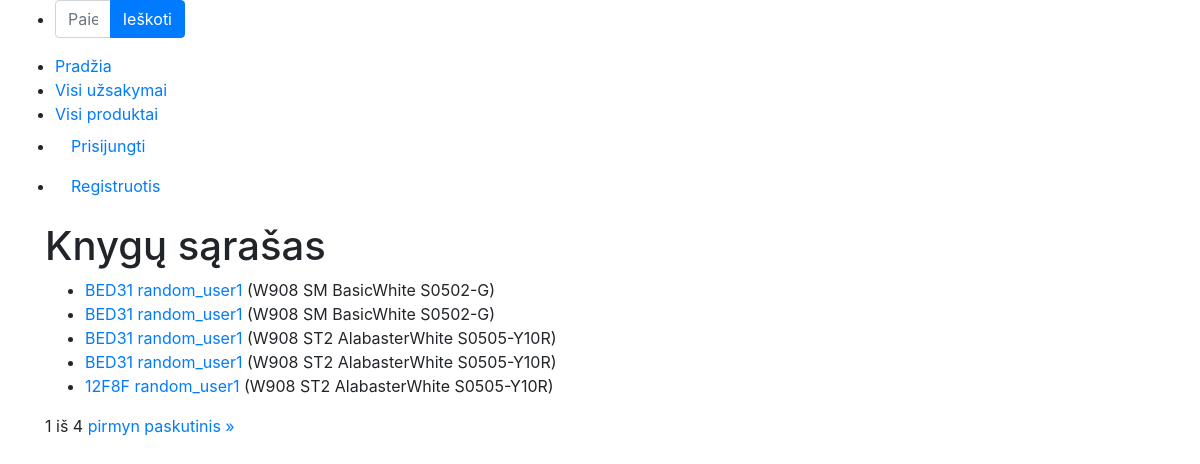
The page /baldai3/order_line/ on the database its author committed.
### baldai3/models.py (models this page shows, shortened)
class OrderLine(models.Model):
    order = models.ForeignKey(to="Order", verbose_name="Užsakymas", on_delete=models.CASCADE, related_name="lines")
    product = models.ForeignKey(to="Product", verbose_name="Plokštė", on_delete=models.SET_NULL, null=True, related_name="gaminys")
    product_thickness = models.ForeignKey(to="ProductThickness", verbose_name="Storis", on_delete=models.SET_NULL,
                                          null=True)
    right_edge_info = models.ForeignKey(to="RightEdgeInfo", verbose_name="→ dešinė briauna",
                                        on_delete=models.SET_NULL,
                                        null=True,
                                        blank=True,
                                        default=None,
                                        related_name="right_edge_info")
    left_edge_info = models.ForeignKey(to="LeftEdgeInfo", verbose_name="← kairė briauna",
                                       on_delete=models.SET_NULL,
                                       null=True,
                                       blank=True,
                                       default=None,
                                       related_name="left_edge_info")
    bottom_edge_info = models.ForeignKey(to="BottomEdgeInfo", verbose_name="↓ apatinė briauna",
                                         on_delete=models.SET_NULL,
                                         null=True,
                                         blank=True,
                                         default=None,
                                         related_name="bottom_edge_info")
    top_edge_info = models.ForeignKey(to="TopEdgeInfo", verbose_name="↑ viršutinė briauna",
                                      on_delete=models.SET_NULL,
                                      null=True,
                                      blank=True,
                                      default=None,
                                      related_name="top_edge_info")
    mill_drawing_info = models.ForeignKey(to="MillDrawing", verbose_name="Frezavimas",
                                          on_delete=models.SET_NULL,
                                          null=True,
                                          blank=True,
                                          default=None,
                                          )
    sketch_custom = models.ForeignKey(to="SketchCustom", verbose_name="Eskizas",
                                      on_delete=models.SET_NULL,
                                      null=True,
                                      blank=True,
                                      default=None,
                                      )
    sketch_drill_info = models.ForeignKey(to="DrillSketch", verbose_name="Gręžimas",
                                          on_delete=models.SET_NULL,
                                          null=True,
                                          blank=True,
                                          default=None,
                                          )
    qty = models.IntegerField(verbose_name="Kiekis", )
    product_length = models.IntegerField(verbose_name="Ilgis")
    product_width = models.IntegerField(verbose_name="Plotis")
    def display_total_length(self):
        if self.product_length is not None and self.left_edge_info is not None and self.right_edge_info is not None:
            return self.product_length - self.left_edge_info.e_thickness_model.e_thickness - self.right_edge_info.e_thickness_model.e_thickness
        else:
            return None
    display_total_length.short_description = "Cut Length"
    def display_total_width(self):
        if self.product_width is not None and self.top_edge_info is not None and self.bottom_edge_info is not None:
            return self.product_width - self.top_edge_info.e_thickness_model.e_thickness - self.bottom_edge_info.e_thickness_model.e_thickness
        else:
            return None
    display_total_width.short_description = "Cut width"
    def view_sketch_image_url(self):
        if self.mill_drawing_info and self.mill_drawing_info.sketch:
            return format_html('<a href="{}" target="_blank">View Sketch Image</a>', self.mill_drawing_info.sketch.url)
        else:
            return "No sketch image available"
    view_sketch_image_url.short_description = "Sketch Image"
    view_sketch_image_url.allow_tags = True
    def sketch_image_url(self):
        if self.sketch_custom and self.sketch_custom.sketch:
            return format_html('<a href="{}" target="_blank">View Sketch Image</a>', self.sketch_custom.sketch.url)
        else:
            return "No sketch image available"
    sketch_image_url.short_description = "Sketch Image"
    sketch_image_url.allow_tags = True
    def sketch_drill_url(self):
        if self.sketch_drill_info and self.sketch_drill_info.sketch:
            return format_html('<a href="{}" target="_blank">View Sketch Image</a>', self.sketch_drill_info.sketch.url)
        else:
            return "No sketch image available"
    sketch_drill_url.short_description = "Sketch Image"
    sketch_drill_url.allow_tags = True
    class Meta:
        verbose_name = 'Užsakymo eilutė'
        verbose_name_plural = 'Užsakymo eilutės'

class Order(models.Model):
    order_no = models.CharField(default=uuid.uuid4().hex[:5].upper(), verbose_name="Užsakymo Numeris", max_length=10,
                                editable=False)
    date = models.DateTimeField(verbose_name="Data")
    client_name = models.ForeignKey(to=User, verbose_name="Klientas", on_delete=models.SET_NULL, null=True, blank=True)
    LOAN_STATUS = (
        ('p', 'Pateiktas'),
        ('a', 'Apmokėtas'),
        ('g', 'Gamyboje'),
        ('i', 'Įvykdytas'),
    )
    status = models.CharField(
        verbose_name="Būsena",
        max_length=1,
        choices=LOAN_STATUS,
        blank=True,
        default='i',
        help_text='Statusas',
    )
    def __str__(self):
        return f"{self.order_no} {self.client_name} "
    class Meta:
        verbose_name = 'Užsakymas'
        verbose_name_plural = 'Užsakymai'
        ordering = ['-date']

class Product(models.Model):
    decor = models.CharField(verbose_name="Plokštės dekoras", max_length=10)
    texture = models.CharField(verbose_name="Plokštės atsparumo klasė", max_length=10)
    p_name = models.CharField(verbose_name="Plokštės pavadinimas", max_length=50)
    nsc_color = models.CharField(verbose_name="Plokštės spalvos kodas", max_length=50)
    description = models.TextField('Aprašymas', max_length=2000, default='')
    decor_pic = models.ImageField('Dekoro nuotrauka', upload_to='decors', null=True, blank=True)
    def __str__(self):
        return f"{self.decor} {self.texture} {self.p_name} {self.nsc_color}"
    class Meta:
        verbose_name = 'Plokštė'
        verbose_name_plural = 'Plokštės'

### baldai3/views.py (the view)
# urls.py: path('order_line/', views.OrderLineListView.as_view(), name='order_line'),#užsakymo eilutė
class OrderLineListView(generic.ListView):
    model = OrderLine
    template_name = 'order_line_list.html'
    context_object_name = "orderline_list"
    paginate_by = 5

### baldai3/templates/order_line_list.html (shortened to what this page needs)
{% extends "base.html" %}
{% block "content" %}
  <h1>Knygų sąrašas</h1>
  {% if orderline_list %}
  <ul>
    {% for line in orderline_list %}
      <li>
        <a href="{{ line.order.pk }}">{{ line.order }}</a> ({{line.product}})
      </li>
    {% endfor %}
  </ul>
  {% else %}
    <p>Bibliotekoje knygų nėra.</p>
  {% endif %}
  <div class="pagination">
    <span class="step-links">
        <span class="current">
            {{ page_obj.number }} iš {{ page_obj.paginator.num_pages }}
        </span>
        {% if page_obj.has_next %}
            <a href="?page={{ page_obj.next_page_number }}">pirmyn</a>
            <a href="?page={{ page_obj.paginator.num_pages }}">paskutinis &raquo;</a>
        {% endif %}
    </span>
</div>
{% endblock %}

### rows shown on the page
OrderLine: order "BED31 random_user1", product "W908 SM BasicWhite S0502-G"
OrderLine: order "BED31 random_user1", product "W908 SM BasicWhite S0502-G"
OrderLine: order "BED31 random_user1", product "W908 ST2 AlabasterWhite S0505-Y10R"
OrderLine: order "BED31 random_user1", product "W908 ST2 AlabasterWhite S0505-Y10R"
OrderLine: order "12F8F random_user1", product "W908 ST2 AlabasterWhite S0505-Y10R"

### other values the page prints
{{ page_obj.number }} "1"
{{ page_obj.paginator.num_pages }} "4"
